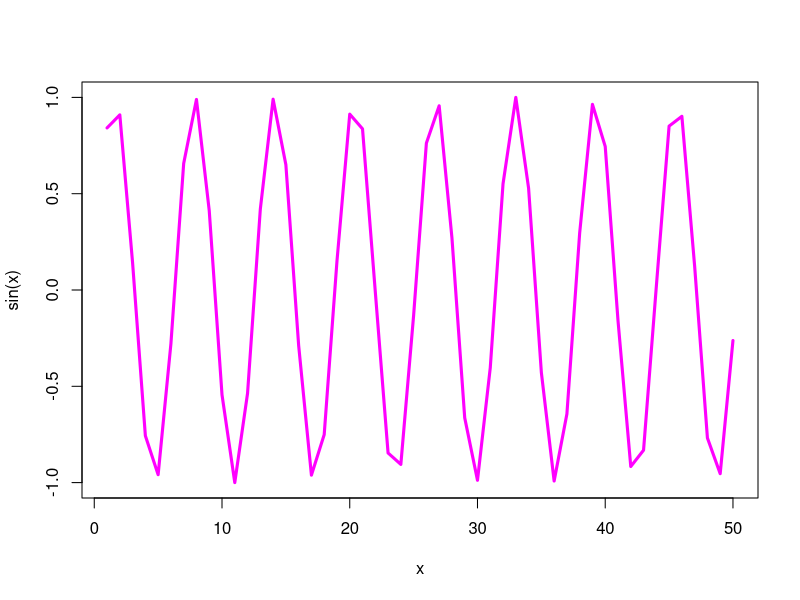

Reproduce this figure in R.
#' ---
#' title: "Class 4: Intro to R"
#' author: "Melissa Bui (PID:A19149673)"
#' date: "April 9th, 2026"
#' ---


x <- 1:50
plot(x,sin(x), type = "l", col="magenta", lwd=3)
